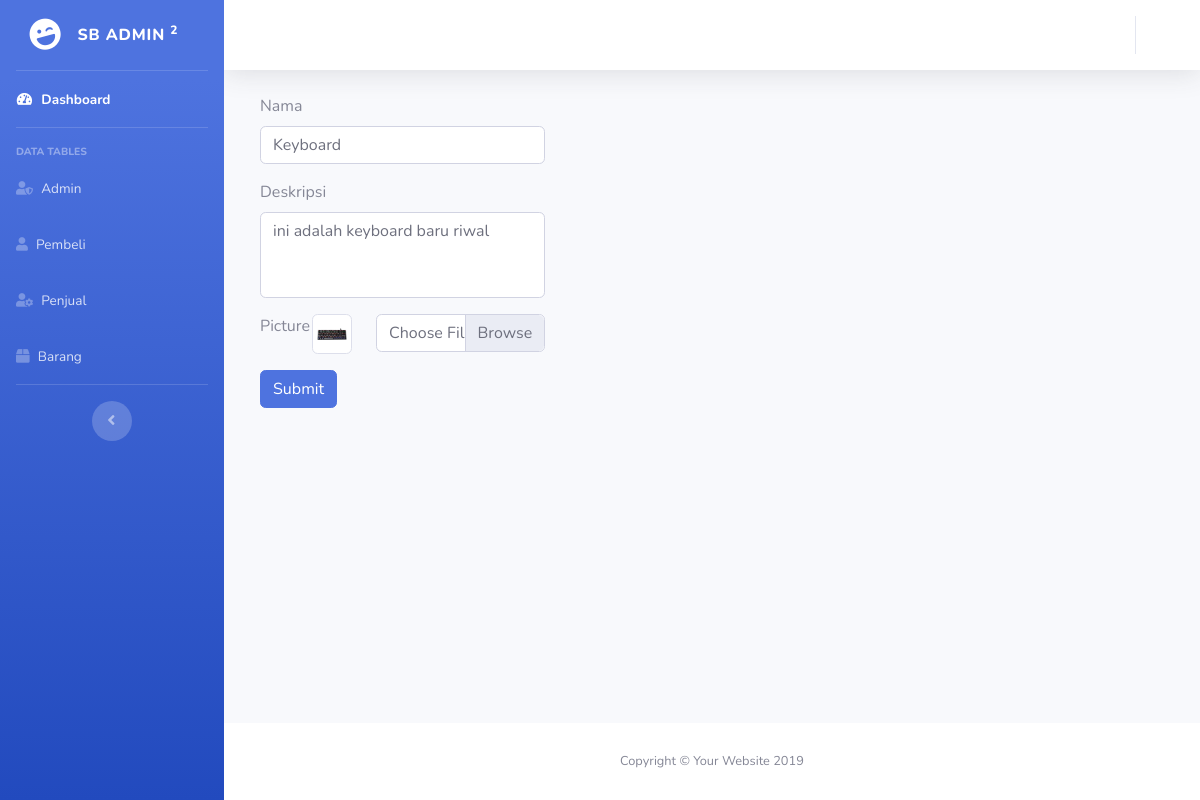
/admin/update/barang/brg5f0033fc8cab5, run on the app's committed database.
### tables this page shows
CREATE TABLE `barang` (
  `id_barang` varchar(32) NOT NULL,
  `nama_barang` varchar(32) NOT NULL,
  `deskripsi_barang` varchar(64) NOT NULL,
  `gambar_barang` varchar(64) NOT NULL
);

### application/controllers/Admin.php (called while the page is built, shortened)
<?php
class Admin extends CI_Controller
{
    public function __construct()
    {
        $this->load->model('Buyer_model');
        $this->load->model('Admin_model');
        $this->load->model('Seller_model');
        $this->load->model('Product_model');
        $this->load->helper('help');
    }
    public function update($url, $id)
    {
        $data['admin'] = $this->Admin_model->getAdminById($this->session->userdata('id_admin'));
        $this->load->view('admin/header', $data);
        switch ($url) {
            case 'barang':
                $data['product'] = $this->Product_model->getProductById($id);
                if ($this->input->post()) {
                    $upload_img = $_FILES['image']['name'];
                    $productData = [
                        'id_barang' => $id,
                        'nama_barang' => $this->input->post('name'),
                        'deskripsi_barang' => $this->input->post('description'),
                    ];
                    if ($upload_img) {
                        $config['allowed_types'] = 'jpg|png';
                        $config['max_size'] = '2048';
                        $config['upload_path'] = './assets/img/barang';
                        $config['file_name'] = "barang-" . time() . "." . pathinfo($upload_img, PATHINFO_EXTENSION);
                        $this->load->library('upload', $config);
                        if ($this->upload->do_upload('image')) {
                            $new_image = $this->upload->data('file_name');
                            $productData['gambar_barang'] = $new_image;
                            if ($this->Product_model->updateProduct($productData) > 0) {
                                unlink(FCPATH . "assets/img/barang/" . $data['product']['gambar_barang']);
                                redirect('admin/read/barang');
                            } else {
                                echo 'Gagal Mengupdate data';
                            }
                        } else {
                            $this->upload->display_errors();
                        }
                    } else {
                        $productData['gambar_barang'] = $data['product']['gambar_barang'];
                        if ($this->Product_model->updateProduct($productData) > 0) {
                            unlink(FCPATH . "assets/img/barang/" . $data['product']['gambar_barang']);
                            redirect('admin/read/barang');
                        } else {
                            echo 'Gagal Mengupdate data';
                        }
                    }
                } else {
                    $this->load->view('admin/form_update/barang', $data);
                }
                break;
        }
        $this->load->view('admin/footer');
    }
}

### index.php (called while the page is built, shortened)
<?php
require_once BASEPATH.'core/CodeIgniter.php';

### application/models/Product_model.php (called while the page is built, shortened)
<?php
class Product_model extends CI_Model
{
    public function getProductById($id)
    {
        return $this->db->get_where('barang', ['id_barang' => $id])->row_array();
    }
}

### application/views/admin/form_update/barang.php (the view, shortened to what this page needs)
<div class="col-md-4">
    <?= form_open_multipart('admin/update/barang/' . $product['id_barang']); ?>
    <div class="form-group">
        <label for="exampleInputEmail1">Nama</label>
        <input type="text" name="name" class="form-control" id="exampleInputEmail1" aria-describedby="emailHelp" value="<?= $product['nama_barang'] ?>">
    </div>
    <div class="form-group">
        <label for="exampleInputEmail1">Deskripsi</label>
        <textarea class="form-control" id="exampleFormControlTextarea1" rows="3" name="description" style="resize: none;"><?= $product['deskripsi_barang'] ?></textarea>
    </div>
    <div class="form-group row">
        <div class="col-sm-2">Picture</div>
        <div class="col-sm-10">
            <div class="row">
                <div class="col-sm-3">
                    <img alt="" class="img-thumbnail" src="<?= base_url('assets') ?>/img/barang/<?= $product['gambar_barang'] ?>">
                </div>
                <div class="col-sm-9">
                    <div class="custom-file">
                        <label class="custom-file-label" for="image">Choose File</label>
                    </div>
                </div>
            </div>
        </div>
    </div>
    <button type="submit" class="btn btn-primary">Submit</button>
    </form>
</div>

### data on the page
barang: name "Keyboard", description "ini adalah keyboard baru riwal", gambar_barang (picture)
